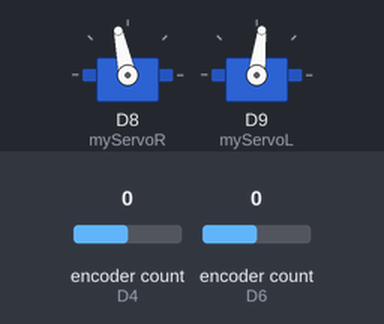
A sketch run on a simulated Arduino Zero (SAMD21). Parts: 2 × servo. Inputs (shaded band) come from the test bench; at power-on: encoder count (sensors on D4, D6) 0. What the sketch prints to the serial monitor is not drawn.

Above: at 1.55 s.
At 4.3 s:
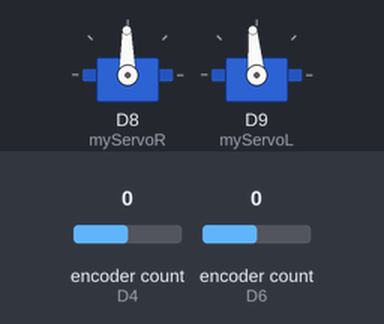
Timing chart, 0 to 6.7 s (numbered marks = the images above):
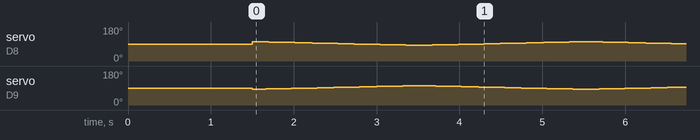

The sketch:

REV_Spark_Fun_ComboHardware_Test_1.ino
```cpp
#include <Servo.h>
#include <Encoder.h>

#define RIGHT 0
#define LEFT 1

Encoder myEncR(4, 5);  //pins 4 , 5
Encoder myEncL(6, 7);  //pins 6 , 7
Encoder * myEnc[2] = { &myEncR, &myEncL};

Servo myServoL;
Servo myServoR;
Servo * myServo[2] = { &myServoR, &myServoL};

long oldEncoder[2] = {-999,-999};

void setup() {
  Serial.begin(115200);
  delay(750);

  myServoR.attach(8);
  myServoL.attach(9);
  // 8 is right; forward < 1500; backwards > 1500
  // 9 is left; forward > 1500; backwards < 1500

  delay(750);
  float pos = 0;    // variable to store the servo position
  for (pos = 0; pos <= -100; pos -= 1) {
    unsigned long times = micros();
    myServoR.write(1500-pos);
    myServoL.write(1500+pos);
    times = micros() - times;
//    Serial.print(times);
//    Serial.print("  ");
//    Serial.println(pos);
    delay(10);
  }
}

void loop() {
  readEncoder();

  float pos = 0;    // variable to store the servo position
  for (pos = -100; pos <= 100; pos += 1) {
    // in steps of 1 degree
    unsigned long times = micros();
    myServoR.write(1500-pos);
    myServoL.write(1500+pos);
    times = micros() - times;
//    Serial.print(times);
//    Serial.print("  ");
//    Serial.println(pos);
    delay(10);
  }
  for (pos = 100; pos >= -100; pos -= 1) {
    unsigned long times = micros();
    myServoR.write(1500-pos);
    myServoL.write(1500+pos);
    times = micros() - times;
//    Serial.print(times);
//    Serial.print("  ");
//    Serial.println(pos);
    delay(10);
  }
}

void readEncoder(){
  long newEncoderR = myEncR.read();
  if (newEncoderR != oldEncoder[0]) {
    oldEncoder[0] = newEncoderR;
    SerialUSB.print("RE:");
    SerialUSB.println(newEncoderR);
  }

  long newEncoderL = myEncL.read();
  if (newEncoderL != oldEncoder[1]) {
    oldEncoder[1] = newEncoderL;
    SerialUSB.print("LE:");
    SerialUSB.println(newEncoderL);
  }
}
```
